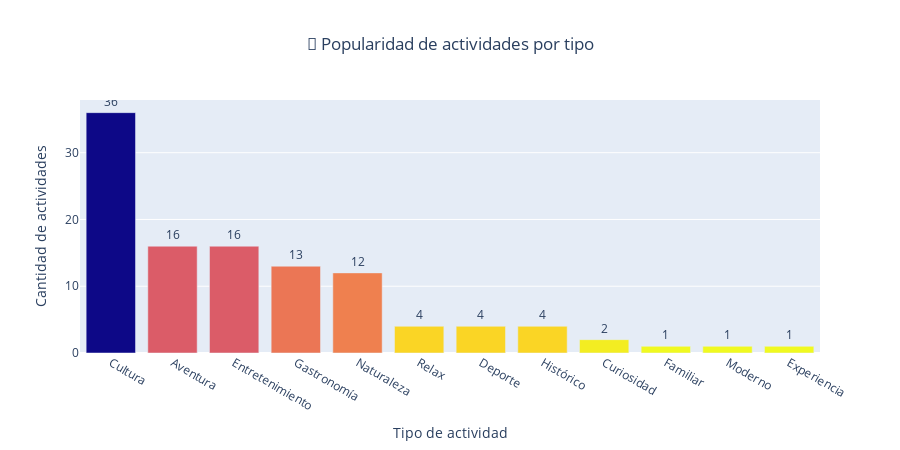

This figure's notebook cell:
### Code cell
import plotly.express as px
def actividad_mas_popular_plotly():
    """
    Muestra la actividad más popular según la cantidad de actividades por tipo,
    con gráfico de barras.
    """
    print("\n" + "="*80)
    print("2.m.iii — ACTIVIDAD MÁS POPULAR")
    print("="*80)

    # Contamos cantidad de actividades por tipo
    actividades = list(db.actividades.aggregate([
        {"$group": {"_id": "$tipo", "cantidad": {"$sum": 1}}},
        {"$sort": {"cantidad": -1}},
        {"$limit": 1}  
    ]))

    if not actividades:
        print("⚠️ No hay datos de actividades en MongoDB.")
        return pd.DataFrame(columns=["Tipo", "Cantidad"])

    tipo_mas_popular = actividades[0]["_id"]
    cantidad = actividades[0]["cantidad"]

    # DataFrame con conteo de todos los tipos 
    df = pd.DataFrame(list(db.actividades.aggregate([
        {"$group": {"_id": "$tipo", "cantidad": {"$sum": 1}}},
        {"$sort": {"cantidad": -1}}
    ])))
    df.rename(columns={"_id": "Tipo"}, inplace=True)

    # Gráfico 
    fig = px.bar(
        df,
        x="Tipo",
        y="cantidad",
        color="cantidad",
        color_continuous_scale=px.colors.sequential.Plasma_r,
        text="cantidad",
        title="🎯 Popularidad de actividades por tipo"
    )
    fig.update_traces(textposition="outside")
    fig.update_layout(
        xaxis_title="Tipo de actividad",
        yaxis_title="Cantidad de actividades",
        title_x=0.5,
        coloraxis_showscale=False,
        height=450
    )
    fig.show()
    
    print(f" La actividad más popular es del tipo **{tipo_mas_popular}** con {cantidad} actividades.")
    return df

# Ejecución
df_actividad_popular = actividad_mas_popular_plotly()

### Figure 1 — Plotly figure (JSON) as saved in the notebook; plotly's stock layout.template omitted (floating-point values rounded to 4 significant figures)
{"data": [{"hovertemplate": "Tipo=%{x}<br>cantidad=%{marker.color}<extra></extra>", "legendgroup": "", "marker": {"color": [36, 16, 16, 13, 12, 4, 4, 4, 2, 1, 1, 1], "coloraxis": "coloraxis", "pattern": {"shape": ""}}, "name": "", "orientation": "v", "showlegend": false, "text": [36.0, 16.0, 16.0, 13.0, 12.0, 4.0, 4.0, 4.0, 2.0, 1.0, 1.0, 1.0], "textposition": "outside", "type": "bar", "x": ["Cultura", "Aventura", "Entretenimiento", "Gastronomía", "Naturaleza", "Relax", "Deporte", "Histórico", "Curiosidad", "Familiar", "Moderno", "Experiencia"], "xaxis": "x", "y": [36, 16, 16, 13, 12, 4, 4, 4, 2, 1, 1, 1], "yaxis": "y"}], "layout": {"barmode": "relative", "coloraxis": {"colorbar": {"title": {"text": "cantidad"}}, "colorscale": [[0, "#f0f921"], [0.1111, "#fdca26"], [0.2222, "#fb9f3a"], [0.3333, "#ed7953"], [0.4444, "#d8576b"], [0.5556, "#bd3786"], [0.6667, "#9c179e"], [0.7778, "#7201a8"], [0.8889, "#46039f"], [1, "#0d0887"]], "showscale": false}, "height": 450, "legend": {"tracegroupgap": 0}, "title": {"text": "🎯 Popularidad de actividades por tipo", "x": 0.5}, "xaxis": {"anchor": "y", "domain": [0, 1], "title": {"text": "Tipo de actividad"}}, "yaxis": {"anchor": "x", "domain": [0, 1], "title": {"text": "Cantidad de actividades"}}}}
